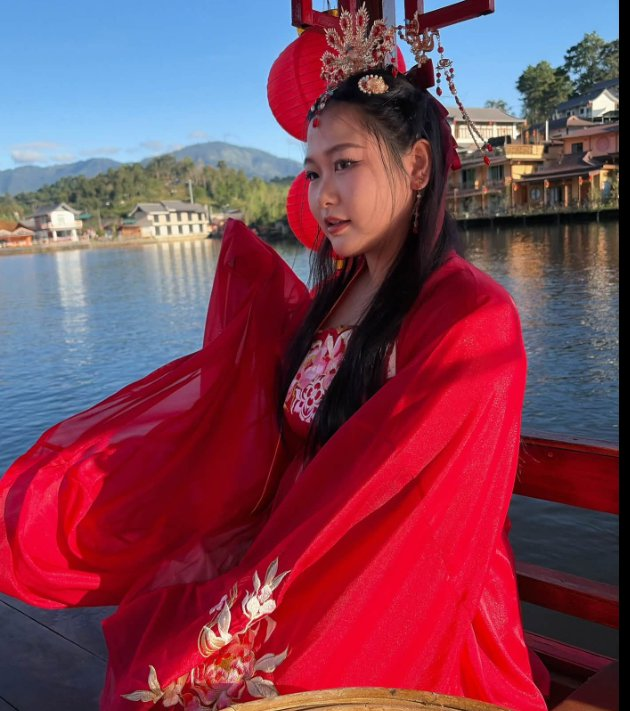
#> input picture assets/girlfriend.jpg, 630 x 711 px
$ python flower_ascii.py
#> lines starting #> are read from the running program, lines starting #| are printed output that depends on the picture
"""
3D ASCII Blooming Rose Bouquet & True-Color Portrait Gift
=========================================================
Author: Thanapat Pisavong (ธนภัทร พิศวงศ์ / น๊อต / NOT44353)
Portfolio: https://not44353.vercel.app/  |  GitHub: https://github.com/NOT44353

Runs directly in Windows Terminal / PowerShell / VS Code Terminal
with 24-bit ANSI True Color — no numpy required (uses Python stdlib + Pillow).

Usage:
    python flower_ascii.py                  # Default: 3D Bouquet + Portrait side-by-side
    python flower_ascii.py --mode bouquet   # Full-width 3D Blooming Rose Bouquet
    python flower_ascii.py --mode portrait  # High-detail Animated ASCII Portrait
    python flower_ascii.py --fps 24 --name "ถึงคนเก่งของเค้า"
"""

from __future__ import annotations

import argparse
import ctypes
import math
import os
import random
import shutil
import sys
import time
from pathlib import Path

try:
    from PIL import Image, ImageEnhance, ImageOps
except ImportError:
    Image = None  # type: ignore

ROOT = Path(__file__).resolve().parent
DEFAULT_PHOTO = ROOT / "assets" / "girlfriend.jpg"
RAMP = " .'`,-:;~=+*#%@"
RAMP_PORTRAIT = " .'`^\",:;Il!i><~+_-?][}{1)(|/tfjrxnuvczXYUJCLQ0OZmwqpdbkhao*#MW&8%B@$"


def enable_windows_ansi() -> None:
    """Enable 24-bit ANSI color & UTF-8 output on Windows console."""
    if os.name == "nt":
        try:
            sys.stdout.reconfigure(encoding="utf-8")
        except Exception:
            pass
        try:
            kernel32 = ctypes.windll.kernel32
            handle = kernel32.GetStdHandle(-11)  # STD_OUTPUT_HANDLE
            mode = ctypes.c_uint32()
            if kernel32.GetConsoleMode(handle, ctypes.byref(mode)):
                kernel32.SetConsoleMode(handle, mode.value | 0x0004)
        except Exception:
            pass


def clamp(v: float, lo: float = 0.0, hi: float = 1.0) -> float:
    return lo if v < lo else (hi if v > hi else v)


def smoothstep(edge0: float, edge1: float, x: float) -> float:
    t = clamp((x - edge0) / (edge1 - edge0) if edge1 != edge0 else 1.0)
    return t * t * (3.0 - 2.0 * t)


def build_rose_bouquet_points() -> list[tuple[float, ...]]:
    """Build 3D parametric point cloud for a blooming crimson rose & ivory peony bouquet.

    Each tuple stores:
      (x0, y0, z0, x1, y1, z1, nx, ny, nz, r, g, b, delay, emissive)
    where (x0,y0,z0) is closed-bud state and (x1,y1,z1) is full-bloom state.
    """
    pts: list[tuple[float, ...]] = []
    golden_angle = 2.399963229728653  # 137.508 deg phyllotaxis

    def add_rose(
        cx: float,
        cy: float,
        cz: float,
        scale: float,
        tilt_x: float,
        tilt_z: float,
        petal_count: int,
        col_inner: tuple[float, float, float],
        col_mid: tuple[float, float, float],
        col_edge: tuple[float, float, float],
        u_steps: int,
        v_steps: int,
    ) -> None:
#> called with cx = 0, cy = 0.54, cz = 0.06, scale = 1.02, tilt_x = 0.24, tilt_z = 0, petal_count = 22, col_inner = (0.45, 0.02, 0.08)
        ctx, stx = math.cos(tilt_x), math.sin(tilt_x)
        ctz, stz = math.cos(tilt_z), math.sin(tilt_z)

        def orient(lx: float, ly: float, lz: float) -> tuple[float, float, float]:
            # Tilt around X then Z, then translate
            y1 = ly * ctx - lz * stx
            z1 = ly * stx + lz * ctx
            x2 = lx * ctz - y1 * stz
            y2 = lx * stz + y1 * ctz
            return (cx + x2 * scale, cy + y2 * scale, cz + z1 * scale)

        def orient_n(nx: float, ny: float, nz: float) -> tuple[float, float, float]:
            y1 = ny * ctx - nz * stx
            z1 = ny * stx + nz * ctx
            x2 = nx * ctz - y1 * stz
            y2 = nx * stz + y1 * ctz
            ln = math.sqrt(x2 * x2 + y2 * y2 + z1 * z1) or 1.0
            return (x2 / ln, y2 / ln, z1 / ln)

        for k in range(petal_count):
            layer = k / max(1, petal_count - 1)  # 0 = tight center, 1 = outer petals
            phi = k * golden_angle
            cp, sp = math.cos(phi), math.sin(phi)

            p_w = (0.17 + 0.25 * layer)
            p_h = (0.28 + 0.34 * layer)
            r_base = 0.04 + 0.22 * (layer ** 1.15)
            # Closed bud vs full bloom petal flare angles
            ang_bud = 0.12 + 0.34 * layer
            ang_open = 0.24 + 1.18 * (layer ** 0.92)
            delay = 0.45 * (1.0 - layer)  # outer petals unfurl slightly ahead of inner bud

            for iv in range(v_steps + 1):
                v = iv / v_steps
                width_env = math.sin((v ** 0.65) * math.pi)
                half_w = p_w * (0.25 + 0.75 * width_env)
                eff_u = max(2, int(round(u_steps * (0.45 + 0.55 * width_env))))
                for iu in range(-eff_u, eff_u + 1):
                    u = iu / eff_u
                    # Cupping inward + romantic lip recurve at upper petal tip
                    cup = -0.09 * (1.0 - u * u) * math.sin(v * math.pi * 0.85)
                    recurve_bud = 0.03 * (max(0.0, v - 0.65) ** 2)
                    recurve_open = (0.14 + 0.16 * layer) * (max(0.0, v - 0.48) / 0.52) ** 2.1

                    # Bud position in local petal coordinates
                    r0 = r_base * 0.72 + v * p_h * math.sin(ang_bud) + cup + recurve_bud
                    y0 = -0.06 * layer + v * p_h * math.cos(ang_bud)
                    lx0 = r0 * cp - (u * half_w * 0.78) * sp
                    lz0 = r0 * sp + (u * half_w * 0.78) * cp

                    # Open bloom position
                    r1 = r_base + v * p_h * math.sin(ang_open) + cup + recurve_open
                    y1 = -0.10 * layer + v * p_h * math.cos(ang_open) - 0.08 * recurve_open
                    lx1 = r1 * cp - (u * half_w) * sp
                    lz1 = r1 * sp + (u * half_w) * cp

                    # Approximate petal surface normal
                    lnx = cp * math.cos(ang_open * 0.65) - (u * 0.45) * sp
                    lnz = sp * math.cos(ang_open * 0.65) + (u * 0.45) * cp
                    lny = 0.48 + 0.45 * v

                    px0, py0, pz0 = orient(lx0, y0, lz0)
                    px1, py1, pz1 = orient(lx1, y1, lz1)
                    nx, ny, nz = orient_n(lnx, lny, lnz)

                    # Velvet shading gradient: dark base -> rich mid -> glowing curled lip
                    if v < 0.55:
                        t_c = v / 0.55
                        cr = col_inner[0] + (col_mid[0] - col_inner[0]) * t_c
                        cg = col_inner[1] + (col_mid[1] - col_inner[1]) * t_c
                        cb = col_inner[2] + (col_mid[2] - col_inner[2]) * t_c
                    else:
                        t_c = (v - 0.55) / 0.45
                        cr = col_mid[0] + (col_edge[0] - col_mid[0]) * t_c
                        cg = col_mid[1] + (col_edge[1] - col_mid[1]) * t_c
                        cb = col_mid[2] + (col_edge[2] - col_mid[2]) * t_c

                    edge_boost = 1.14 if (v > 0.84 or abs(u) > 0.85) else 1.0
                    em = 0.16 + 0.16 * v + 0.10 * (1.0 - layer)
                    pts.append((
                        px0, py0, pz0,
                        px1, py1, pz1,
                        nx, ny, nz,
                        min(1.0, cr * edge_boost),
                        min(1.0, cg * edge_boost),
                        min(1.0, cb * edge_boost),
                        delay,
                        em,
                    ))

    # 1. Hero Central Crimson Hanfu Rose
    add_rose(
        0.0, 0.54, 0.06, 1.02, 0.24, 0.0, 22,
        (0.45, 0.02, 0.08), (0.94, 0.10, 0.22), (1.0, 0.52, 0.62),
        u_steps=3, v_steps=6,
    )

    # 2. Six Companion Roses & Embroidered Ivory-Gold Peonies around the bouquet crown
    ring_specs = [
        (0, (0.48, 0.03, 0.10), (0.95, 0.14, 0.28), (1.0, 0.56, 0.66)),  # Crimson
        (1, (0.82, 0.52, 0.52), (0.98, 0.84, 0.78), (1.0, 0.96, 0.88)),  # Ivory-Gold Peony
        (2, (0.62, 0.08, 0.24), (0.96, 0.30, 0.50), (1.0, 0.72, 0.82)),  # Rose Blush
        (3, (0.46, 0.02, 0.09), (0.92, 0.12, 0.24), (1.0, 0.52, 0.60)),  # Crimson
        (4, (0.80, 0.50, 0.48), (0.98, 0.85, 0.76), (1.0, 0.97, 0.88)),  # Ivory-Gold Peony
        (5, (0.66, 0.10, 0.26), (0.98, 0.34, 0.54), (1.0, 0.76, 0.86)),  # Rose Blush
    ]
    for idx, c_in, c_mid, c_ed in ring_specs:
        ang = idx * (math.tau / 6.0) + 0.26
        rx = math.cos(ang) * 0.72
        rz = math.sin(ang) * 0.72
        ry = 0.24 + 0.06 * math.sin(idx * 2.1)
        # Tilt flower outward away from bouquet axis
        tx = math.sin(ang) * 0.58
        tz = -math.cos(ang) * 0.58
        add_rose(rx, ry, rz, 0.56, tx, tz, 14, c_in, c_mid, c_ed, u_steps=2, v_steps=5)

    # 3. Lush Emerald Rose Leaves around outer rim
    for i in range(10):
        ang = i * (math.tau / 10.0) + 0.15
        ca, sa = math.cos(ang), math.sin(ang)
        for iv in range(8):
            v = iv / 7.0
            hw = 0.22 * math.sin(v * math.pi)
            for iu in range(-2, 3):
                u = iu / 2.0
                r = 0.68 + v * 0.68
                y = 0.06 - 0.18 * v + 0.08 * math.sin(v * math.pi)
                x = r * ca - (u * hw) * sa
                z = r * sa + (u * hw) * ca
                vein = 1.12 if abs(u) < 0.2 else 0.94
                pts.append((
                    x * 0.88, y + 0.06, z * 0.88,
                    x, y, z,
                    ca * 0.4, 0.85, sa * 0.4,
                    min(1.0, (0.12 + 0.16 * v) * vein),
                    min(1.0, (0.48 + 0.34 * v) * vein),
                    min(1.0, (0.18 + 0.14 * v) * vein),
                    0.0,
                    0.12,
                ))

    # 4. Pleated Crimson-Gold Bouquet Wrapping Cone + Golden Ribbon Waist
    for iy in range(18):
        v = iy / 17.0
        y = -1.00 + v * 1.18
        waist = abs(v - 0.44)
        if v > 0.44:
            r_base = 0.25 + (((v - 0.44) / 0.56) ** 1.15) * 0.84
        else:
            r_base = 0.25 + (((0.44 - v) / 0.44) ** 1.15) * 0.26
        is_gold = v > 0.92 or v < 0.07 or abs(v - 0.44) < 0.07
        for ia in range(44):
            a = ia * (math.tau / 44.0)
            pleat = math.sin(a * 9.0) * (0.02 + 0.045 * waist)
            r = (r_base * 1.12 if abs(v - 0.44) < 0.07 else r_base) + pleat
            x = math.cos(a) * r
            z = math.sin(a) * r
            if is_gold:
                r_c, g_c, b_c, em = 1.0, 0.80, 0.28, 0.52
            else:
                fl = 0.82 + 0.18 * math.cos(a * 9.0)
                r_c, g_c, b_c, em = (0.76 + 0.14 * v) * fl, (0.14 + 0.10 * v) * fl, (0.24 + 0.12 * v) * fl, 0.20
            pts.append((x, y, z, x, y, z, math.cos(a), 0.15, math.sin(a), r_c, g_c, b_c, 0.0, em))

    # Golden Bow Loops (front of ribbon wrap)
    for side in (-1.0, 1.0):
        for s in range(18):
            t_b = (s / 17.0) * math.tau
            bx = side * (0.24 + 0.22 * math.cos(t_b))
            by = -0.48 + 0.15 * math.sin(t_b)
            bz = 0.29 + 0.05 * math.cos(t_b * 2.0)
            pts.append((bx, by, bz, bx, by, bz, bx, by + 0.4, 1.0, 1.0, 0.84, 0.30, 0.0, 0.58))
        # Ribbon tail
        for s in range(14):
            v = s / 13.0
            tx = side * (0.12 + 0.28 * v + 0.04 * math.sin(v * 6.0))
            ty = -0.52 - 0.50 * v
            tz = 0.27 + 0.07 * v
            pts.append((tx, ty, tz, tx, ty, tz, 0.0, 0.2, 1.0, 1.0, 0.76, 0.24, 0.0, 0.54))

    return pts


def load_portrait_cells(
    photo_path: Path,
    cols: int,
    rows: int,
) -> list[list[tuple[str, int, int, int]]]:
    """Convert girlfriend.jpg into a crisp enhanced True-Color ASCII cell matrix."""
#> called with cols = 50, rows = 33
    if Image is None or not photo_path.exists():
        return [[(" ", 0, 0, 0) for _ in range(cols)] for _ in range(rows)]

    with Image.open(photo_path) as img:
#> img is the input picture: PIL image 630x711 RGB; mean R, G, B 127.5, 67.2, 85.8
        img = ImageOps.exif_transpose(img).convert("RGB")
        # Gentle enhancement so facial features, gold crown, and crimson Hanfu shine in terminal
        img = ImageEnhance.Contrast(img).enhance(1.16)
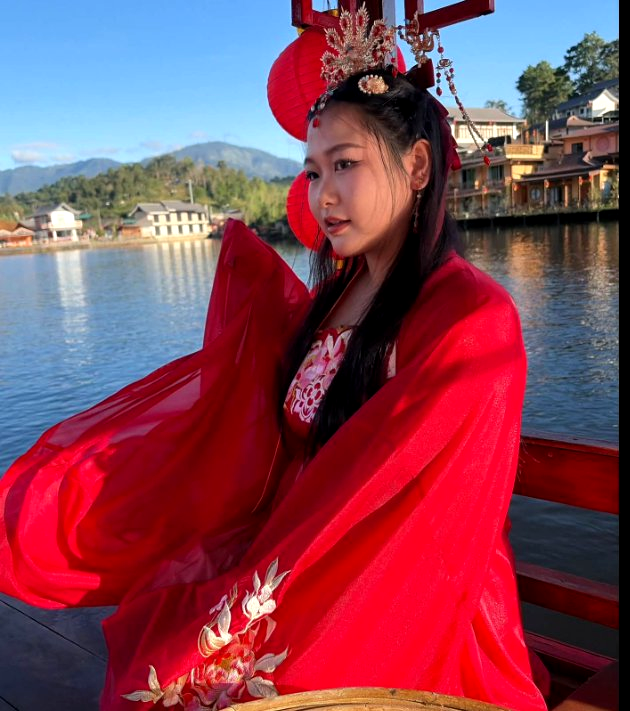
#> img: PIL image 630x711 RGB; mean R, G, B 133.1, 67.5, 84.7
        img = ImageEnhance.Color(img).enhance(1.14)
        img = ImageEnhance.Brightness(img).enhance(1.06)
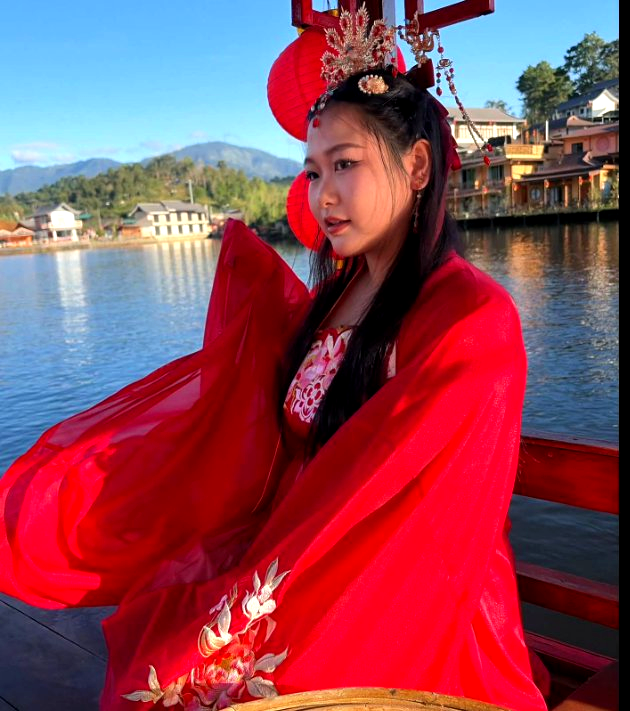
#> img: PIL image 630x711 RGB; mean R, G, B 141.5, 70.5, 85.7

        # Preserve aspect ratio (terminal char cells are ~2x taller than wide)
        char_aspect = 1.95
        target_ratio = cols / (rows * char_aspect)
        src_w, src_h = img.size
        src_ratio = src_w / src_h
#> (the rest of the program and of its run is left out)
